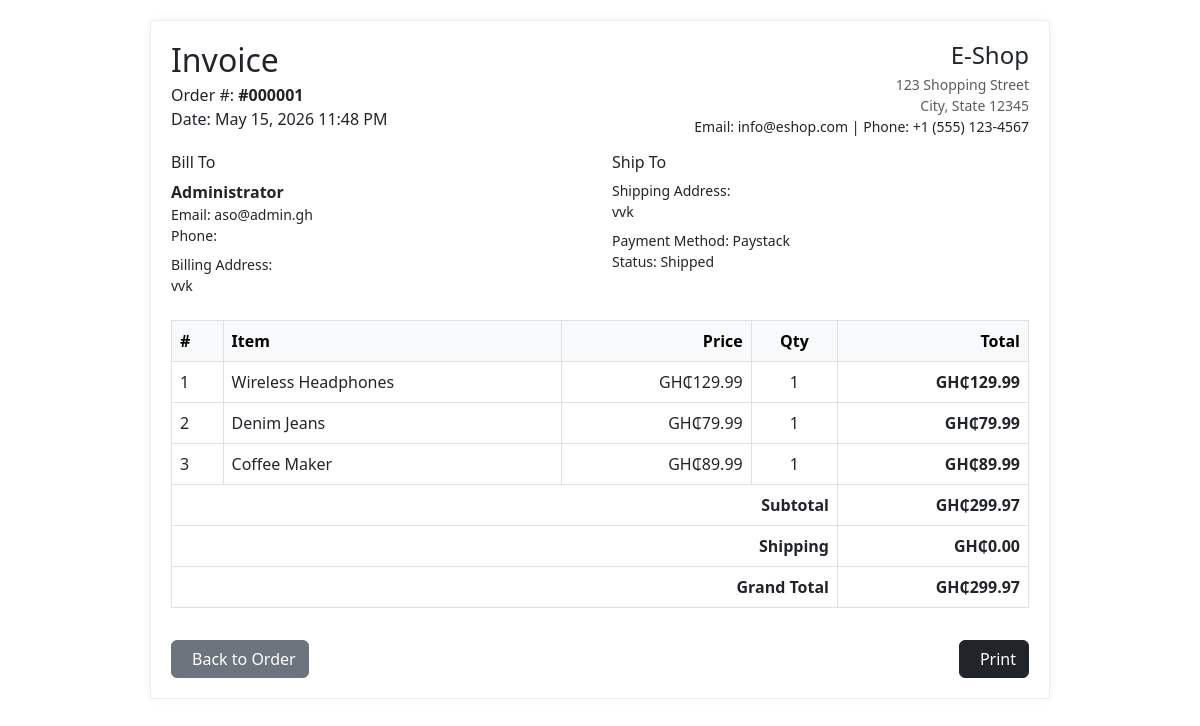
The page /admin/invoice.php?order_id=1 (signed in) on the database its author committed.
### tables this page shows
CREATE TABLE IF NOT EXISTS orders (
    order_id INT AUTO_INCREMENT PRIMARY KEY,
    user_id INT NOT NULL,
    order_number VARCHAR(50) UNIQUE,
    total_amount DECIMAL(10, 2) NOT NULL,
    order_status ENUM('pending', 'processing', 'confirmed', 'shipped', 'delivered', 'cancelled') DEFAULT 'pending',
    payment_method VARCHAR(50) DEFAULT 'cash_on_delivery',
    payment_reference VARCHAR(255) NULL,
    payment_status ENUM('pending', 'completed', 'paid', 'failed', 'cancelled') DEFAULT 'pending',
    shipping_address TEXT NOT NULL,
    billing_address TEXT NOT NULL,
    email VARCHAR(255) NULL,
    phone VARCHAR(20) NULL,
    order_notes TEXT,
    order_date TIMESTAMP DEFAULT CURRENT_TIMESTAMP,
    updated_at TIMESTAMP DEFAULT CURRENT_TIMESTAMP ON UPDATE CURRENT_TIMESTAMP,
    FOREIGN KEY (user_id) REFERENCES users(user_id) ON DELETE CASCADE
);

CREATE TABLE IF NOT EXISTS users (
    user_id INT AUTO_INCREMENT PRIMARY KEY,
    name VARCHAR(100) NOT NULL,
    email VARCHAR(100) UNIQUE NOT NULL,
    password VARCHAR(255) NOT NULL,
    phone VARCHAR(20),
    address TEXT,
    role ENUM('customer', 'admin') DEFAULT 'customer',
    created_at TIMESTAMP DEFAULT CURRENT_TIMESTAMP,
    updated_at TIMESTAMP DEFAULT CURRENT_TIMESTAMP ON UPDATE CURRENT_TIMESTAMP
);

CREATE TABLE IF NOT EXISTS order_items (
    order_item_id INT AUTO_INCREMENT PRIMARY KEY,
    order_id INT NOT NULL,
    product_id INT NOT NULL,
    quantity INT NOT NULL,
    price DECIMAL(10, 2) NOT NULL,
    FOREIGN KEY (order_id) REFERENCES orders(order_id) ON DELETE CASCADE,
    FOREIGN KEY (product_id) REFERENCES products(product_id) ON DELETE CASCADE
);

CREATE TABLE IF NOT EXISTS products (
    product_id INT AUTO_INCREMENT PRIMARY KEY,
    category_id INT NOT NULL,
    subcategory_id INT NULL,
    name VARCHAR(255) NOT NULL,
    description TEXT,
    price DECIMAL(10, 2) NOT NULL,
    stock_quantity INT NOT NULL DEFAULT 0,
    image VARCHAR(255),
    average_rating DECIMAL(3,2) DEFAULT 0.00,
    review_count INT DEFAULT 0,
    view_count INT DEFAULT 0,
    created_at TIMESTAMP DEFAULT CURRENT_TIMESTAMP,
    updated_at TIMESTAMP DEFAULT CURRENT_TIMESTAMP ON UPDATE CURRENT_TIMESTAMP,
    FOREIGN KEY (category_id) REFERENCES categories(category_id) ON DELETE CASCADE,
    FOREIGN KEY (subcategory_id) REFERENCES subcategories(subcategory_id) ON DELETE SET NULL
);

### includes/db.php (called while the page is built, shortened)
<?php
if (!isset($currency_symbol)) {
    $currency_symbol = 'GH₵';
}
if (!function_exists('formatCurrency')) {
    function formatCurrency($amount) {
        global $currency_symbol;
        $num = is_numeric($amount) ? (float)$amount : 0.0;
        return $currency_symbol . number_format($num, 2);
    }
}
?>

### admin/invoice.php (the view, shortened to what this page needs)
<?php
require_once '../includes/db.php';
$order_id = (int)($_GET['order_id'] ?? 0);
try {
    $stmt = $pdo->prepare('SELECT o.*, u.name AS customer_name, u.email AS customer_email, u.phone AS customer_phone
                           FROM orders o JOIN users u ON u.user_id = o.user_id WHERE o.order_id = ?');
    $stmt->execute([$order_id]);
    $order = $stmt->fetch();
    $stmt = $pdo->prepare('SELECT oi.*, p.name, oi.price, (oi.price * oi.quantity) as total_price
                          FROM order_items oi
                          JOIN products p ON p.product_id = oi.product_id
                          WHERE oi.order_id = ?');
    $stmt->execute([$order_id]);
    $items = $stmt->fetchAll();
} catch (PDOException $e) {
    http_response_code(500);
    echo 'Error: ' . htmlspecialchars($e->getMessage());
    exit;
}
$store = [
    'name' => 'E-Shop',
    'address' => "123 Shopping Street\nCity, State 12345",
    'email' => 'info@eshop.com',
    'phone' => '+1 (555) 123-4567'
];
?>
<!DOCTYPE html>
<html lang="en">
<head>
    <link href="https://cdn.jsdelivr.net/npm/bootstrap@5.3.0/dist/css/bootstrap.min.css" rel="stylesheet">
</head>
<body>
<div class="invoice-box">
    <div class="d-flex justify-content-between align-items-start mb-3">
        <div>
            <h2 class="mb-1">Invoice</h2>
            <div>Order #: <strong>#<?php echo str_pad($order_id, 6, '0', STR_PAD_LEFT); ?></strong></div>
            <div>Date: <?php echo date('M j, Y g:i A', strtotime($order['order_date'])); ?></div>
        </div>
        <div class="text-end">
            <h4 class="mb-1"><?php echo htmlspecialchars($store['name']); ?></h4>
            <div class="small text-muted" style="white-space: pre-line;"><?php echo htmlspecialchars($store['address']); ?></div>
            <div class="small">Email: <?php echo htmlspecialchars($store['email']); ?> | Phone: <?php echo htmlspecialchars($store['phone']); ?></div>
        </div>
    </div>
    <div class="row mb-4">
        <div class="col-md-6">
            <h6>Bill To</h6>
            <div><strong><?php echo htmlspecialchars($order['customer_name']); ?></strong></div>
            <div class="small">Email: <?php echo htmlspecialchars($order['customer_email']); ?></div>
            <div class="small">Phone: <?php echo htmlspecialchars($order['customer_phone'] ?? ''); ?></div>
            <div class="small mt-2" style="white-space: pre-line;">Billing Address:<br><?php echo htmlspecialchars($order['billing_address']); ?></div>
        </div>
        <div class="col-md-6">
            <h6>Ship To</h6>
            <div class="small" style="white-space: pre-line;">Shipping Address:<br><?php echo htmlspecialchars($order['shipping_address']); ?></div>
            <div class="small mt-2">Payment Method: <?php echo htmlspecialchars(ucfirst(str_replace('_',' ', $order['payment_method']))); ?></div>
            <div class="small">Status: <?php echo htmlspecialchars(ucfirst($order['order_status'] ?? 'pending')); ?></div>
        </div>
    </div>
    <div class="table-responsive">
        <table class="table table-bordered">
            <thead class="table-light">
            <tr>
                <th>#</th>
                <th>Item</th>
                <th class="text-end">Price</th>
                <th class="text-center">Qty</th>
                <th class="text-end">Total</th>
            </tr>
            </thead>
            <tbody>
            <?php $i=1; $subtotal=0; foreach ($items as $it): $line = $it['price'] * $it['quantity']; $subtotal += $line; ?>
                <tr>
                    <td><?php echo $i++; ?></td>
                    <td><?php echo htmlspecialchars($it['name']); ?></td>
                    <td class="text-end"><?php echo formatCurrency($it['price']); ?></td>
                    <td class="text-center"><?php echo (int)$it['quantity']; ?></td>
                    <td class="text-end"><strong><?php echo formatCurrency($line); ?></strong></td>
                </tr>
            <?php endforeach; ?>
            </tbody>
            <tfoot>
            <tr>
                <th colspan="4" class="text-end">Subtotal</th>
                <th class="text-end"><?php echo formatCurrency($subtotal); ?></th>
            </tr>
            <tr>
                <th colspan="4" class="text-end">Shipping</th>
                <th class="text-end"><?php echo formatCurrency(0); ?></th>
            </tr>
            <tr>
                <th colspan="4" class="text-end">Grand Total</th>
                <th class="text-end"><?php echo formatCurrency($order['total_amount']); ?></th>
            </tr>
            </tfoot>
        </table>
    </div>
    <div class="d-flex justify-content-between align-items-center mt-3 no-print">
        <a href="order_details.php?id=<?php echo $order_id; ?>" class="btn btn-secondary"><i class="fas fa-arrow-left me-2"></i>Back to Order</a>
        <button class="btn btn-dark" onclick="window.print()"><i class="fas fa-print me-2"></i>Print</button>
    </div>
</div>
</body>
</html>

### admin/invoice.php (style rules this page uses)
.invoice-box { max-width: 900px; margin: 20px auto; background: #fff; padding: 20px; border: 1px solid #eee; box-shadow: 0 0 10px rgba(0,0,0,0.05); }
.table th, .table td { vertical-align: middle; }

### rows shown on the page
orders: order_date "May 15, 2026 11:48 PM", user.name "Administrator", user.email "aso@admin.gh", billing_address "vvk", shipping_address "vvk", payment_method "Paystack", order_status "Shipped", total_amount "GH₵299.97"
order_items: product.name "Wireless Headphones", price "GH₵129.99", quantity "1", formatCurrency($line) "GH₵129.99"
order_items: product.name "Denim Jeans", price "GH₵79.99", quantity "1", formatCurrency($line) "GH₵79.99"
order_items: product.name "Coffee Maker", price "GH₵89.99", quantity "1", formatCurrency($line) "GH₵89.99"

### other values the page prints
str_pad($order_id, 6, '0', STR_PAD_LEFT) "000001"
$store['name'] "E-Shop"
$store['address'] "123 Shopping Street City, State 12345"
$store['email'] "info@eshop.com"
$store['phone'] "+1 (555) 123-4567"
formatCurrency($subtotal) "GH₵299.97"
formatCurrency(0) "GH₵0.00"
